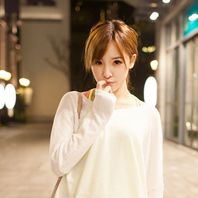
#> input picture SmartMonitor-wangzj/ruoyi-ui/src/assets/images/profile.jpg, 198 x 198 px
$ python -i gmc.py   (imports and definitions only)
#> lines starting #> are read from the running program, lines starting #| are printed output that depends on the picture
#> further down, picture is the input picture: shape (198, 198, 3); mean B, G, R 126.4, 149.8, 169.8
import cv2
import matplotlib.pyplot as plt
import numpy as np
import copy
import time


class GMC:
    def __init__(self, method='sparseOptFlow', downscale=2, verbose=None):
        super(GMC, self).__init__()

        self.method = method
        self.downscale = max(1, int(downscale))

        if self.method == 'orb':
            self.detector = cv2.FastFeatureDetector_create(20)
            self.extractor = cv2.ORB_create()
            self.matcher = cv2.BFMatcher(cv2.NORM_HAMMING)

        elif self.method == 'sift':
            self.detector = cv2.SIFT_create(nOctaveLayers=3, contrastThreshold=0.02, edgeThreshold=20)
            self.extractor = cv2.SIFT_create(nOctaveLayers=3, contrastThreshold=0.02, edgeThreshold=20)
            self.matcher = cv2.BFMatcher(cv2.NORM_L2)

        elif self.method == 'ecc':
            number_of_iterations = 5000
            termination_eps = 1e-6
            self.warp_mode = cv2.MOTION_EUCLIDEAN
            self.criteria = (cv2.TERM_CRITERIA_EPS | cv2.TERM_CRITERIA_COUNT, number_of_iterations, termination_eps)

        elif self.method == 'sparseOptFlow':
            self.feature_params = dict(maxCorners=1000, qualityLevel=0.01, minDistance=1, blockSize=3,
                                       useHarrisDetector=False, k=0.04)
            # self.gmc_file = open('GMC_results.txt', 'w')

        elif self.method == 'file' or self.method == 'files':
            seqName = verbose[0]
            ablation = verbose[1]
            if ablation:
                filePath = r'tracker/GMC_files/MOT17_ablation'
            else:
                filePath = r'tracker/GMC_files/MOTChallenge'

            if '-FRCNN' in seqName:
                seqName = seqName[:-6]
            elif '-DPM' in seqName:
                seqName = seqName[:-4]
            elif '-SDP' in seqName:
                seqName = seqName[:-4]

            self.gmcFile = open(filePath + "/GMC-" + seqName + ".txt", 'r')

            if self.gmcFile is None:
                raise ValueError("Error: Unable to open GMC file in directory:" + filePath)
        elif self.method == 'none' or self.method == 'None':
            self.method = 'none'
        else:
            raise ValueError("Error: Unknown CMC method:" + method)

        self.prevFrame = None
        self.prevKeyPoints = None
        self.prevDescriptors = None

        self.initializedFirstFrame = False

    def apply(self, raw_frame, detections=None):
        if self.method == 'orb' or self.method == 'sift':
            return self.applyFeaures(raw_frame, detections)
        elif self.method == 'ecc':
            return self.applyEcc(raw_frame, detections)
        elif self.method == 'sparseOptFlow':
            return self.applySparseOptFlow(raw_frame, detections)
        elif self.method == 'file':
            return self.applyFile(raw_frame, detections)
        elif self.method == 'none':
            return np.eye(2, 3)
        else:
            return np.eye(2, 3)

    # [119 lines left out: functions applyEcc, applyFeaures, not called in this run]

    def applySparseOptFlow(self, raw_frame, detections=None):

        t0 = time.time()

        # Initialize
        height, width, _ = raw_frame.shape
#> height = 198; width = 198
        frame = cv2.cvtColor(raw_frame, cv2.COLOR_BGR2GRAY)
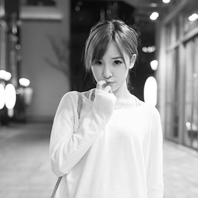
#> frame: shape (198, 198); min 7, max 255, mean 153.1
        H = np.eye(2, 3)

        # Downscale image
        if self.downscale > 1.0:
            # frame = cv2.GaussianBlur(frame, (3, 3), 1.5)
            frame = cv2.resize(frame, (width // self.downscale, height // self.downscale))
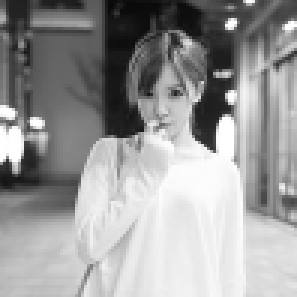
#> frame: shape (99, 99) (shown 3 times larger); min 9, max 255, mean 153.3

        # find the keypoints
        keypoints = cv2.goodFeaturesToTrack(frame, mask=None, **self.feature_params)
#> keypoints = 141 rows, first 8: [2, 53], [71, 50], [76, 8], [78, 7], [10, 40], [5, 57], [76, 31], [13, 41]

        # Handle first frame
        if not self.initializedFirstFrame:
            # Initialize data
            self.prevFrame = frame.copy()
            self.prevKeyPoints = copy.copy(keypoints)
#> self.prevKeyPoints has the same summary as keypoints

            # Initialization done
            self.initializedFirstFrame = True

            return H

        # find correspondences
        matchedKeypoints, status, err = cv2.calcOpticalFlowPyrLK(self.prevFrame, frame, self.prevKeyPoints, None)

        # leave good correspondences only
        prevPoints = []
        currPoints = []

        for i in range(len(status)):
            if status[i]:
                prevPoints.append(self.prevKeyPoints[i])
                currPoints.append(matchedKeypoints[i])

        prevPoints = np.array(prevPoints)
        currPoints = np.array(currPoints)

        # Find rigid matrix
        if (np.size(prevPoints, 0) > 4) and (np.size(prevPoints, 0) == np.size(prevPoints, 0)):
            H, inliesrs = cv2.estimateAffinePartial2D(prevPoints, currPoints, cv2.RANSAC)

            # Handle downscale
            if self.downscale > 1.0:
                H[0, 2] *= self.downscale
                H[1, 2] *= self.downscale
        else:
            print('Warning: not enough matching points')

        # Store to next iteration
        self.prevFrame = frame.copy()
        self.prevKeyPoints = copy.copy(keypoints)

        t1 = time.time()

        # gmc_line = str(1000 * (t1 - t0)) + "\t" + str(H[0, 0]) + "\t" + str(H[0, 1]) + "\t" + str(
        #     H[0, 2]) + "\t" + str(H[1, 0]) + "\t" + str(H[1, 1]) + "\t" + str(H[1, 2]) + "\n"
        # self.gmc_file.write(gmc_line)

        return H

    # [12 lines left out: function applyFile, not called in this run]

>>> import cv2
>>> picture = cv2.imread('../../../../SmartMonitor-wangzj/ruoyi-ui/src/assets/images/profile.jpg')
>>> result = GMC().apply(picture)
#> result = [[1, 0, 0], [0, 1, 0]]
